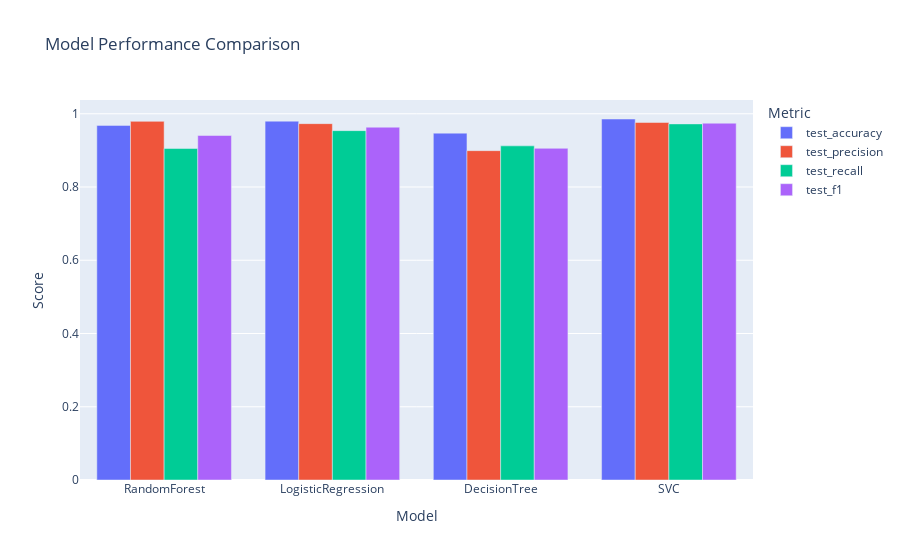

Notebook code for this chart:
### Code cell
import plotly.express as px
# Create a DataFrame that organises these averages
summary_dict = {
    'RandomForest': mean_results_rf,
    'LogisticRegression': mean_results_lr,
    'DecisionTree': mean_results_dt,
    'SVC': mean_results_svc,
}
    
summary_df = pd.DataFrame(summary_dict).T


summary_df.reset_index(inplace=True)
summary_df = summary_df.melt(id_vars=['index'], var_name='Metric', value_name='Score')


summary_df.rename(columns={'index': 'Model'}, inplace=True)


fig = px.bar(summary_df, 
             x="Model", 
             y="Score", 
             color="Metric", 
             barmode="group", 
             title="Model Performance Comparison", 
             labels={"Score": "Score", "Model": "Model", "Metric": "Metric"})


fig.show()

### Figure 1 — Plotly figure (JSON) as saved in the notebook; plotly's stock layout.template omitted (floating-point values rounded to 4 significant figures)
{"data": [{"alignmentgroup": "True", "hovertemplate": "Metric=test_accuracy<br>Model=%{x}<br>Score=%{y}<extra></extra>", "legendgroup": "test_accuracy", "marker": {"color": "#636efa", "pattern": {"shape": ""}}, "name": "test_accuracy", "offsetgroup": "test_accuracy", "orientation": "v", "showlegend": true, "textposition": "auto", "type": "bar", "x": ["RandomForest", "LogisticRegression", "DecisionTree", "SVC"], "xaxis": "x", "y": [0.9682, 0.9798, 0.9471, 0.9857], "yaxis": "y"}, {"alignmentgroup": "True", "hovertemplate": "Metric=test_precision<br>Model=%{x}<br>Score=%{y}<extra></extra>", "legendgroup": "test_precision", "marker": {"color": "#EF553B", "pattern": {"shape": ""}}, "name": "test_precision", "offsetgroup": "test_precision", "orientation": "v", "showlegend": true, "textposition": "auto", "type": "bar", "x": ["RandomForest", "LogisticRegression", "DecisionTree", "SVC"], "xaxis": "x", "y": [0.9792, 0.973, 0.8992, 0.9761], "yaxis": "y"}, {"alignmentgroup": "True", "hovertemplate": "Metric=test_recall<br>Model=%{x}<br>Score=%{y}<extra></extra>", "legendgroup": "test_recall", "marker": {"color": "#00cc96", "pattern": {"shape": ""}}, "name": "test_recall", "offsetgroup": "test_recall", "orientation": "v", "showlegend": true, "textposition": "auto", "type": "bar", "x": ["RandomForest", "LogisticRegression", "DecisionTree", "SVC"], "xaxis": "x", "y": [0.9051, 0.9539, 0.9123, 0.9723], "yaxis": "y"}, {"alignmentgroup": "True", "hovertemplate": "Metric=test_f1<br>Model=%{x}<br>Score=%{y}<extra></extra>", "legendgroup": "test_f1", "marker": {"color": "#ab63fa", "pattern": {"shape": ""}}, "name": "test_f1", "offsetgroup": "test_f1", "orientation": "v", "showlegend": true, "textposition": "auto", "type": "bar", "x": ["RandomForest", "LogisticRegression", "DecisionTree", "SVC"], "xaxis": "x", "y": [0.9406, 0.9633, 0.9057, 0.9742], "yaxis": "y"}], "layout": {"barmode": "group", "legend": {"title": {"text": "Metric"}, "tracegroupgap": 0}, "title": {"text": "Model Performance Comparison"}, "xaxis": {"anchor": "y", "domain": [0, 1], "title": {"text": "Model"}}, "yaxis": {"anchor": "x", "domain": [0, 1], "title": {"text": "Score"}}}}
